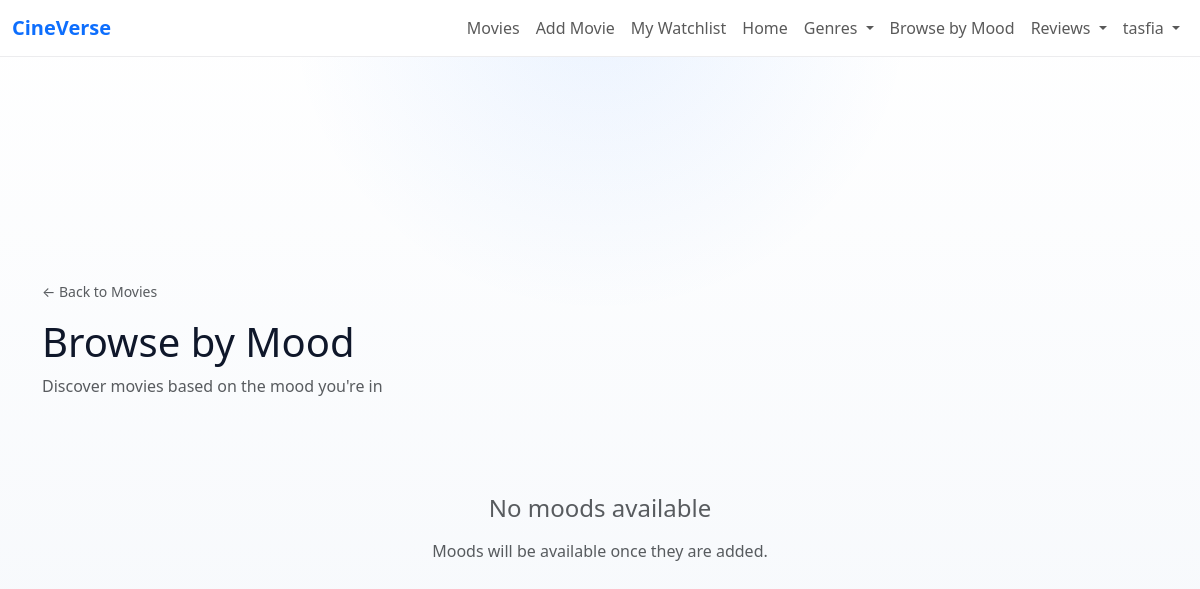
/movie/moods/ (signed in), run on an earlier commit of the app's database.
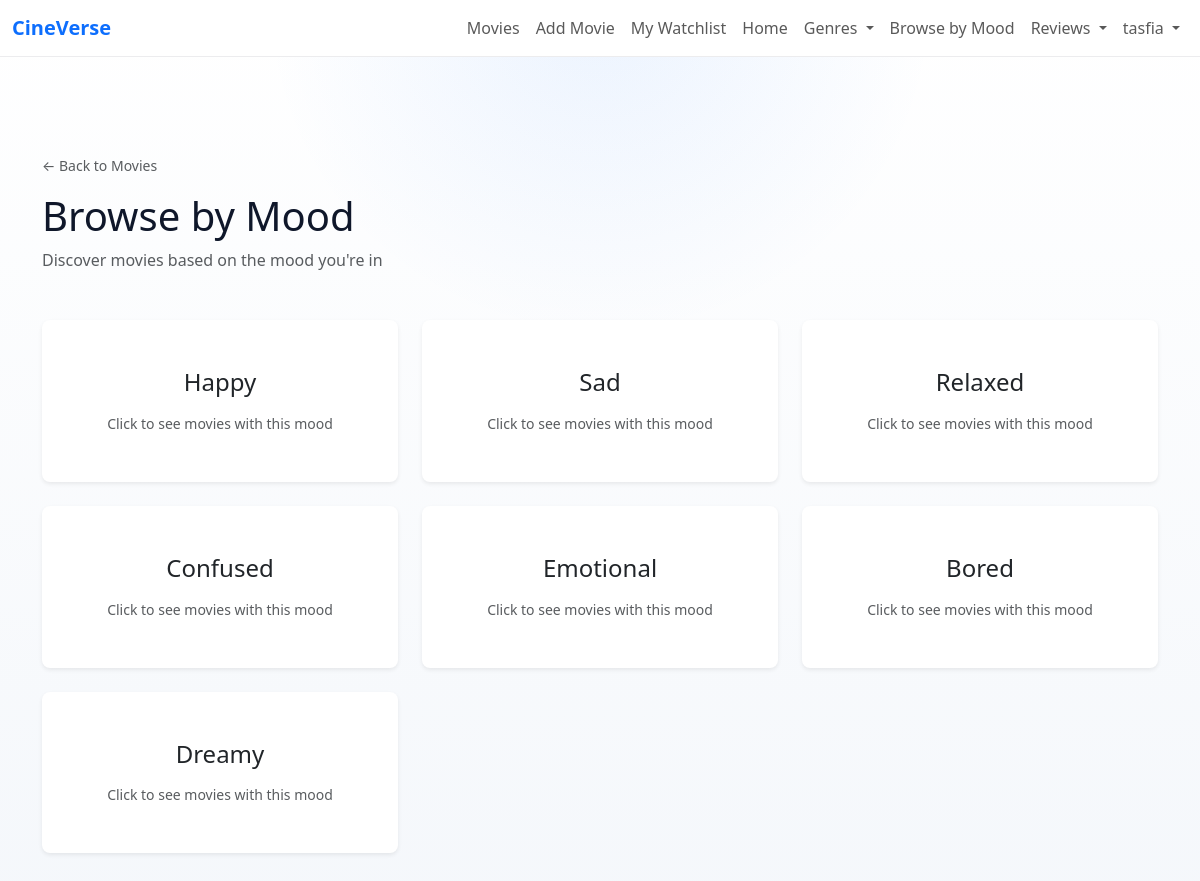
And on a later commit of the database.
### movie_app/models.py (models this page shows, shortened)
class Mood(models.Model):
    name = models.CharField(max_length=100)

### movie_app/views.py (the view)
# urls.py: path('moods/', views.mood_list, name='mood_list'),
@login_required
def mood_list(request):
    moods = Mood.objects.all()
    return render(request, 'mood_list.html', {'moods': moods})

### templates/mood_list.html (shortened to what this page needs)
{% extends 'base.html' %}
{% block content %}
<div class="container py-5">
  <section class="page-header mb-5">
    <div>
      <a href="{% url 'movie_app:movie_list' %}" class="text-decoration-none text-muted small mb-3 d-inline-block">
        ← Back to Movies
      </a>
      <h1 class="mb-2">Browse by Mood</h1>
      <p class="text-muted">Discover movies based on the mood you're in</p>
    </div>
  </section>
  <section class="moods-container">
    {% if moods %}
    <div class="row g-4">
      {% for mood in moods %}
      <div class="col-12 col-sm-6 col-lg-4">
        <a href="{% url 'movie_app:mood_movies' mood.name %}" class="text-decoration-none">
          <div class="card h-100 border-0 shadow-sm rounded-3 overflow-hidden hover-shadow" style="transition: box-shadow 0.3s ease; cursor: pointer;">
            <div class="card-body text-center p-5">
              <h4 class="card-title mb-3">{{ mood.name }}</h4>
              <p class="text-muted small mb-0">
                Click to see movies with this mood
              </p>
            </div>
          </div>
        </a>
      </div>
      {% endfor %}
    </div>
    {% else %}
    <div class="text-center py-5">
      <h4 class="text-muted mb-3">No moods available</h4>
      <p class="text-muted mb-4">Moods will be available once they are added.</p>
    </div>
    {% endif %}
  </section>
</div>
{% endblock %}

### templates/base.html (shortened to what this page needs)
<!doctype html>
<html lang="en">
  <head>
    <link
      href="https://cdn.jsdelivr.net/npm/bootstrap@5.3.8/dist/css/bootstrap.min.css"
      rel="stylesheet"
    />
  </head>
  <body>
    {% include 'navbar.html' %}
    <main class="page-shell d-flex align-items-center py-5">
      {% block content %}{% endblock content %}
    </main>
  </body>
</html>

### templates/navbar.html (shortened to what this page needs)
<nav class="navbar navbar-expand-lg navbar-light bg-white border-bottom" style="border-color: var(--cv-border) !important;">
  <div class="container-fluid">
    <a class="navbar-brand fw-bold" href="{% url 'movie_app:movie_list' %}">
      <span style="color: #0d6efd;">CineVerse</span>
    </a>
    <div class="collapse navbar-collapse" id="navbarNav">
      <ul class="navbar-nav ms-auto">
          {% if user.is_authenticated %}
          <li class="nav-item">
            <a class="nav-link" href="{% url 'movie_app:movie_list' %}">
              Movies
            </a>
          </li>
          <li class="nav-item">
            <a class="nav-link" href="{% url 'movie_app:add_movie' %}">
              Add Movie
            </a>
          </li>
          <li class="nav-item">
            <a class="nav-link" href="{% url 'watchlist:watchlist_view' %}">
              My Watchlist
            </a>
          </li>
  <li class="nav-item">
    <a class="nav-link" href="{% url 'movie_app:home' %}">
      Home
    </a>
  </li>
  <li class="nav-item dropdown">
    <a class="nav-link dropdown-toggle" href="#" data-bs-toggle="dropdown">
      Genres
    </a>
  </li>
  <li class="nav-item">
    <a class="nav-link" href="{% url 'movie_app:mood_list' %}">
      Browse by Mood
    </a>
  </li>
  <li class="nav-item dropdown">
    <a class="nav-link dropdown-toggle" href="#" data-bs-toggle="dropdown">
      Reviews
    </a>
  </li>
          <li class="nav-item dropdown">
            <a
              class="nav-link dropdown-toggle"
              href="#"
              id="profileDropdown"
              role="button"
              data-bs-toggle="dropdown"
              aria-expanded="false"
            >
              {{ user.username }}
            </a>
          </li>
        {% endif %}
      </ul>
    </div>
  </div>
</nav>

### templates/base.html (style rules this page uses)
:root { --cv-bg: #f4f7fb; --cv-surface: rgba(255, 255, 255, 0.92); --cv-border: rgba(15, 23, 42, 0.08); --cv-text: #0f172a; --cv-muted: #64748b; }
body { background: radial-gradient( circle at top, rgba(13, 110, 253, 0.08), transparent 30% ), linear-gradient(180deg, #ffffff 0%, var(--cv-bg) 100%); color: var(--cv-text); }
.page-shell { min-height: 100vh; }

What changed in the data, as far as the page shows it:
added Mood: name "Happy"
added Mood: name "Sad"
added Mood: name "Relaxed"
added Mood: name "Confused"
added Mood: name "Emotional"
added Mood: name "Bored"
added Mood: name "Dreamy"
Also different on the page:
text no longer shown: "No moods available Moods will be available once they are added."
